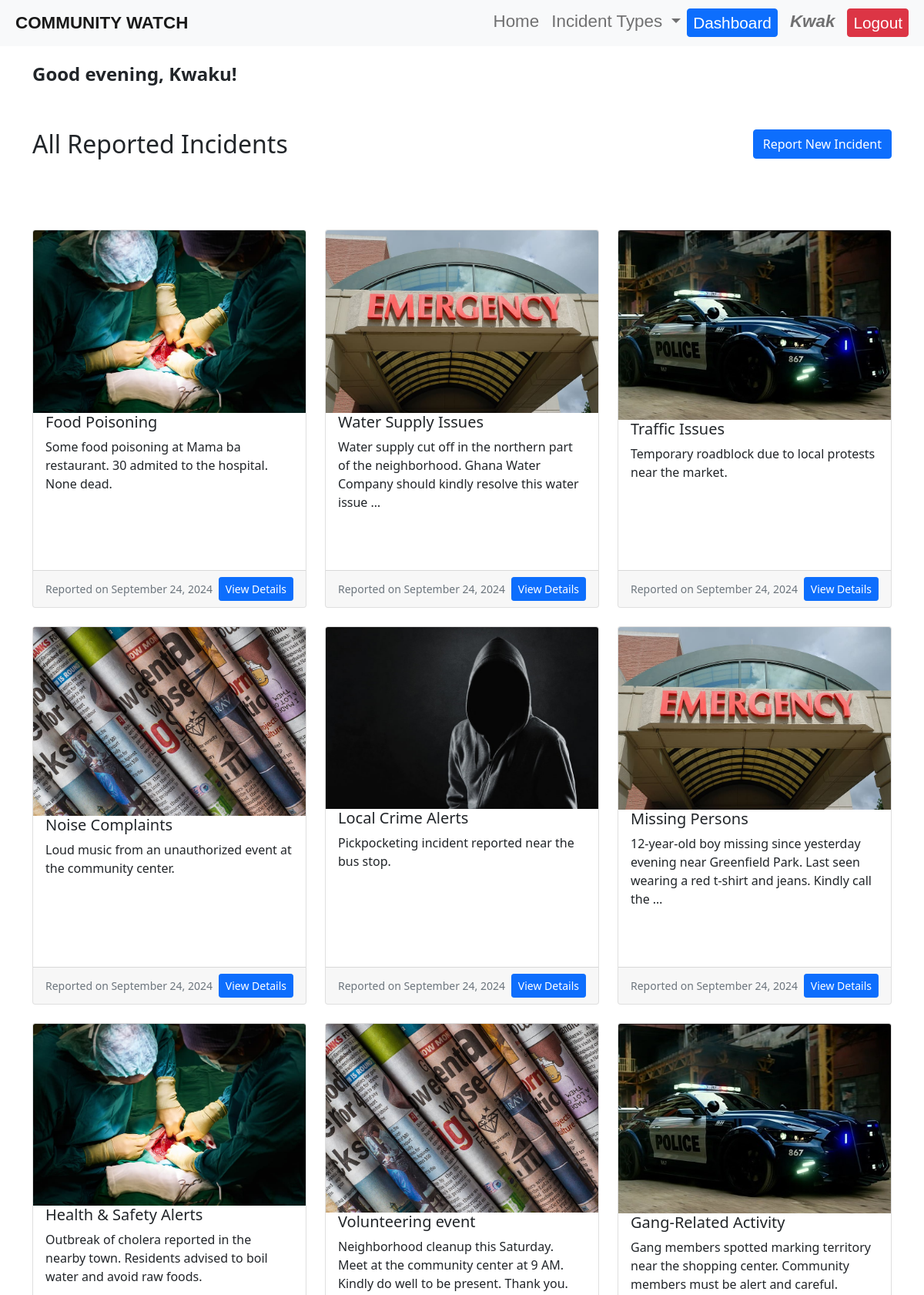
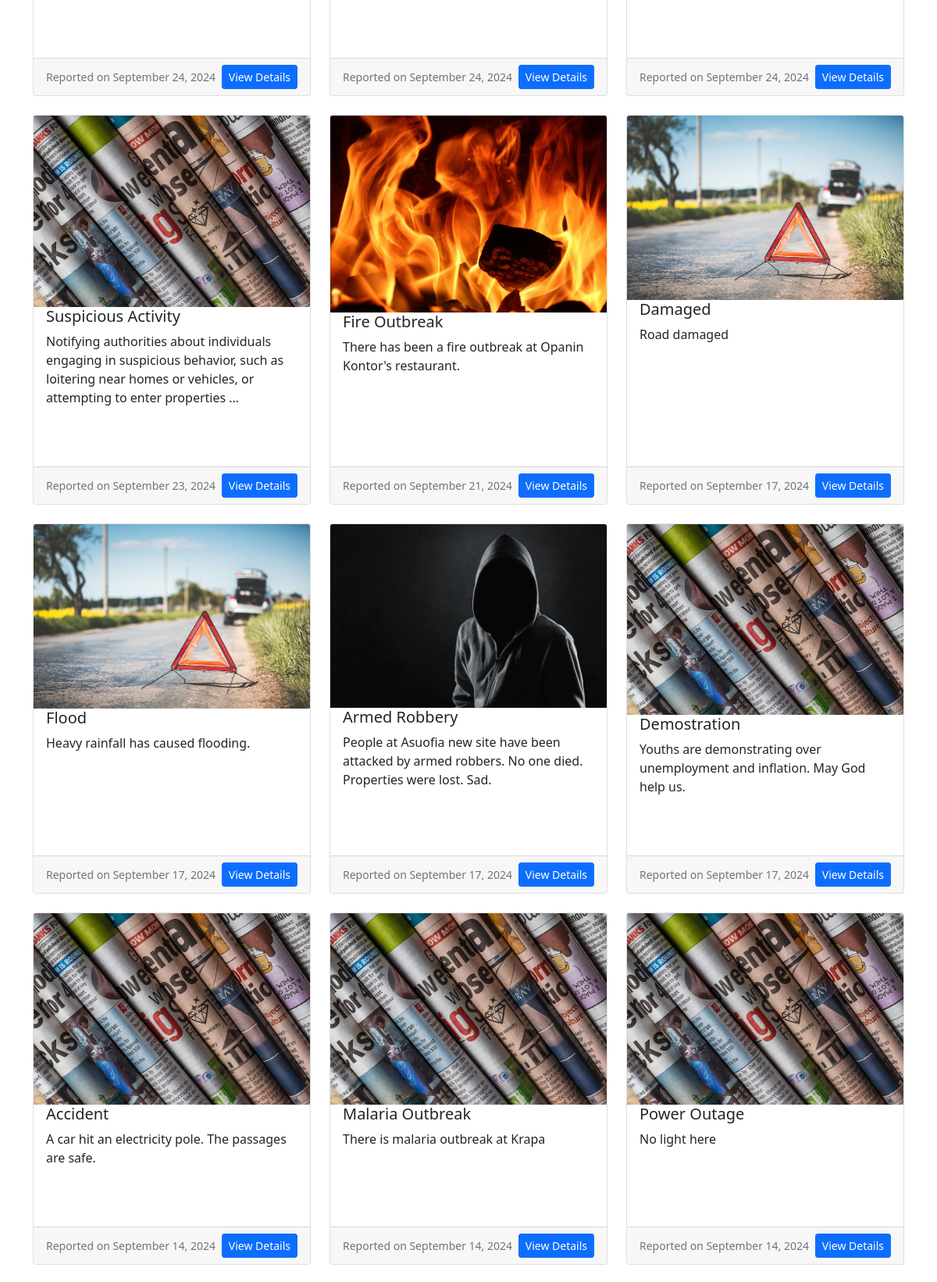
/dashboard/ (signed in, upper part), run on the app's committed database (2 pictures, top to bottom).
### reports/models.py (models this page shows, shortened)
class Incident(models.Model):
    STATUS_CHOICES = [
        ('pending', 'Pending'),
        ('approved', 'Approved'),
        ('rejected', 'Rejected'),
        ('escalated', 'Escalated'),
        ('resolved', 'Resolved'),
    ]
    INCIDENT_TYPE_CHOICES = [
        ('theft', 'Theft'),
        ('vandalism', 'Vandalism'),
        ('fire', 'Fire'),
        ('accident', 'Accident'),
        ('emergency', 'Emergency'),
        ('medical', 'Medical'),
        ('police', 'Police'),
        ('other', 'Other'),
]
    title = models.CharField(max_length=200)
    description = models.TextField()
    location = models.CharField(max_length=200)
    incident_type = models.CharField(max_length=100, choices=INCIDENT_TYPE_CHOICES, default='other')
    date_occurred = models.DateTimeField(default=timezone.now)  # This allows users to set the date and time
    date_reported = models.DateTimeField(auto_now_add=True)
    reported_by = models.ForeignKey(User, on_delete=models.CASCADE)
    status = models.CharField(max_length=20, choices=STATUS_CHOICES, default='pending')
    reviewed_by = models.ForeignKey(User, on_delete=models.SET_NULL, null=True, blank=True, related_name='reviewed_incidents')

### reports/views.py (the view)
# urls.py: path('dashboard/', views.dashboard, name='dashboard'),  # Dashboard for logged-in users
@login_required
def dashboard(request):
    incidents = Incident.objects.all().order_by('-date_reported')
    return render(request, 'reports/dashboard.html', {'incidents': incidents})

### reports/templates/reports/dashboard.html (shortened to what this page needs)
{% extends 'base.html' %}
{% load static %}
{% block content %}
<div class="dashboard-content mt-5">
    <div class="container">
        <div class="row mb-4">
            <br><br><br><br>
            <div class="col d-flex justify-content-between align-items-center">
                <p class="h4 fw-bold mb-0" id="greeting">Hello, {{ user.first_name }}!</p>
            </div>
        </div>
        <div class="row mb-4">
            <div class="col">
                <h2>All Reported Incidents</h2>
            </div>
            <div class="col-auto">
                <a href="{% url 'report_incident' %}" class="btn btn-primary">Report New Incident</a>
            </div>
        </div>
        <div class="row row-cols-1 row-cols-md-3 g-4">
            {% for incident in incidents %}
            <div class="col">
                <div class="card h-100">
                    <img src="{% static 'images/'|add:incident.incident_type|add:'.jpg' %}" class="card-img-top" alt="{{ incident.incident_type }}">
                    <div class="card-body">
                        <h5 class="card-title">{{ incident.title }}</h5>
                        <p class="card-text">{{ incident.description|truncatewords:20 }}</p>
                    </div>
                    <div class="card-footer d-flex justify-content-between align-items-center">
                        <small class="text-muted">Reported on {{ incident.date_reported|date:"F d, Y" }}</small>
                        <a href="{% url 'incident_detail' incident.id %}" class="btn btn-primary btn-sm">View Details</a>
                    </div>
                </div>
            </div>
            {% empty %}
            <div class="col">
                <div class="alert alert-info" role="alert">
                    No incidents reported yet.
                </div>
            </div>
            {% endfor %}
        </div>
    </div>
</div>
{% endblock %}

### templates/base.html (shortened to what this page needs)
{% load static %}
<!DOCTYPE html>
<html lang="en">
    <link href="https://cdn.jsdelivr.net/npm/bootstrap@5.1.3/dist/css/bootstrap.min.css" rel="stylesheet">
    <link href="{% static 'css/style.css' %}" rel="stylesheet">
    <link rel="stylesheet" href="https://use.fontawesome.com/releases/v5.13.0/css/all.css">
</head>
<body>
    <header>
        <nav class="navbar navbar-expand-lg navbar-light bg-light fixed-top">
            <a class="navbar-brand" href="{% url 'home' %}">COMMUNITY WATCH</a>
            <div class="collapse navbar-collapse" id="navbarNav">
                <ul class="navbar-nav ms-auto">
                    <li class="nav-item">
                        <a class="nav-link navbar-text" href="{% url 'home' %}">Home</a>
                    </li>
                    <li class="nav-item dropdown">
                        <a class="nav-link dropdown-toggle navbar-text" href="#" id="navbarDropdown" role="button" data-bs-toggle="dropdown" aria-expanded="false">
                            Incident Types
                        </a>
                    </li>
                    {% if user.is_authenticated %}
                        <li class="nav-item">
                            <a class="btn btn-primary me-2 btn-text" href="{% url 'dashboard' %}">Dashboard</a>
                        </li>
                        <li class="nav-item">
                        <p class="mb-0 me-2 nav-link username">{{ user.username }}</p>
                        </li>
                        <li class="nav-item">
                            <a class="btn btn-danger btn-text" href="{% url 'logout' %}">Logout</a>
                        </li>
                    {% endif %}
                </ul>
            </div>
        </nav>
    </header>
    <main>
        {% block content %}
        {% endblock %}
    </main>
</body>
</html>

### static/css/style.css (style rules this page uses)
body { margin: auto; }
.navbar-brand { margin-left: 20px; font-family: Verdana, Geneva, Tahoma, sans-serif; font-weight: 900; font-size: 1.4rem; margin-top: 0%; margin-bottom: 0%; }
.navbar-text { font-family: 'Gill Sans', 'Gill Sans MT', Calibri, 'Trebuchet MS', sans-serif; font-size: 1.4rem; font-weight: 500; padding: 0%; }
.navbar-collapse { margin-right: 20px; margin-left: 20px; }
.btn-text { font-family: 'Gill Sans', 'Gill Sans MT', Calibri, 'Trebuchet MS', sans-serif; font-size: 1.3rem; font-weight: 500; padding: 2px 7px; }
.username { font-family: 'Gill Sans', 'Gill Sans MT', Calibri, 'Trebuchet MS', sans-serif; font-size: 1.4rem; font-style: italic; font-weight: 600; padding: 0%; }
.card { max-height: 600px; margin-top: 60px; padding-top: 0%; padding-bottom: -5px; }
.card-body { padding-top: 0%; }
.h-100 { height: auto; }

### data on the page
Incident: incident_type (picture), title "Food Poisoning", description "Some food poisoning at Mama ba restaurant. 30 admited to the hospital. None dead.", date_reported "September 24, 2024"
Incident: incident_type (picture), title "Water Supply Issues", description "Water supply cut off in the northern part of the neighborhood. Ghana Water Company should kindly resolve this water issue …", date_reported "September 24, 2024"
Incident: incident_type (picture), title "Traffic Issues", description "Temporary roadblock due to local protests near the market.", date_reported "September 24, 2024"
Incident: incident_type (picture), title "Noise Complaints", description "Loud music from an unauthorized event at the community center.", date_reported "September 24, 2024"
Incident: incident_type (picture), title "Local Crime Alerts", description "Pickpocketing incident reported near the bus stop.", date_reported "September 24, 2024"
Incident: incident_type (picture), title "Missing Persons", description "12-year-old boy missing since yesterday evening near Greenfield Park. Last seen wearing a red t-shirt and jeans. Kindly call the …", date_reported "September 24, 2024"
Incident: incident_type (picture), title "Health & Safety Alerts", description "Outbreak of cholera reported in the nearby town. Residents advised to boil water and avoid raw foods.", date_reported "September 24, 2024"
Incident: incident_type (picture), title "Volunteering event", description "Neighborhood cleanup this Saturday. Meet at the community center at 9 AM. Kindly do well to be present. Thank you.", date_reported "September 24, 2024"
Incident: incident_type (picture), title "Gang-Related Activity", description "Gang members spotted marking territory near the shopping center. Community members must be alert and careful.", date_reported "September 24, 2024"
Incident: incident_type (picture), title "Suspicious Activity", description "Notifying authorities about individuals engaging in suspicious behavior, such as loitering near homes or vehicles, or attempting to enter properties …", date_reported "September 23, 2024"
Incident: incident_type (picture), title "Fire Outbreak", description "There has been a fire outbreak at Opanin Kontor's restaurant.", date_reported "September 21, 2024"
Incident: incident_type (picture), title "Damaged", description "Road damaged", date_reported "September 17, 2024"
Incident: incident_type (picture), title "Flood", description "Heavy rainfall has caused flooding.", date_reported "September 17, 2024"
Incident: incident_type (picture), title "Armed Robbery", description "People at Asuofia new site have been attacked by armed robbers. No one died. Properties were lost. Sad.", date_reported "September 17, 2024"
Incident: incident_type (picture), title "Demostration", description "Youths are demonstrating over unemployment and inflation. May God help us.", date_reported "September 17, 2024"
Incident: incident_type (placeholder picture), title "Accident", description "A car hit an electricity pole. The passages are safe.", date_reported "September 14, 2024"
Incident: incident_type (placeholder picture), title "Malaria Outbreak", description "There is malaria outbreak at Krapa", date_reported "September 14, 2024"
Incident: incident_type (placeholder picture), title "Power Outage", description "No light here", date_reported "September 14, 2024"

### other printed values
{{ user.username }} "Kwak"
